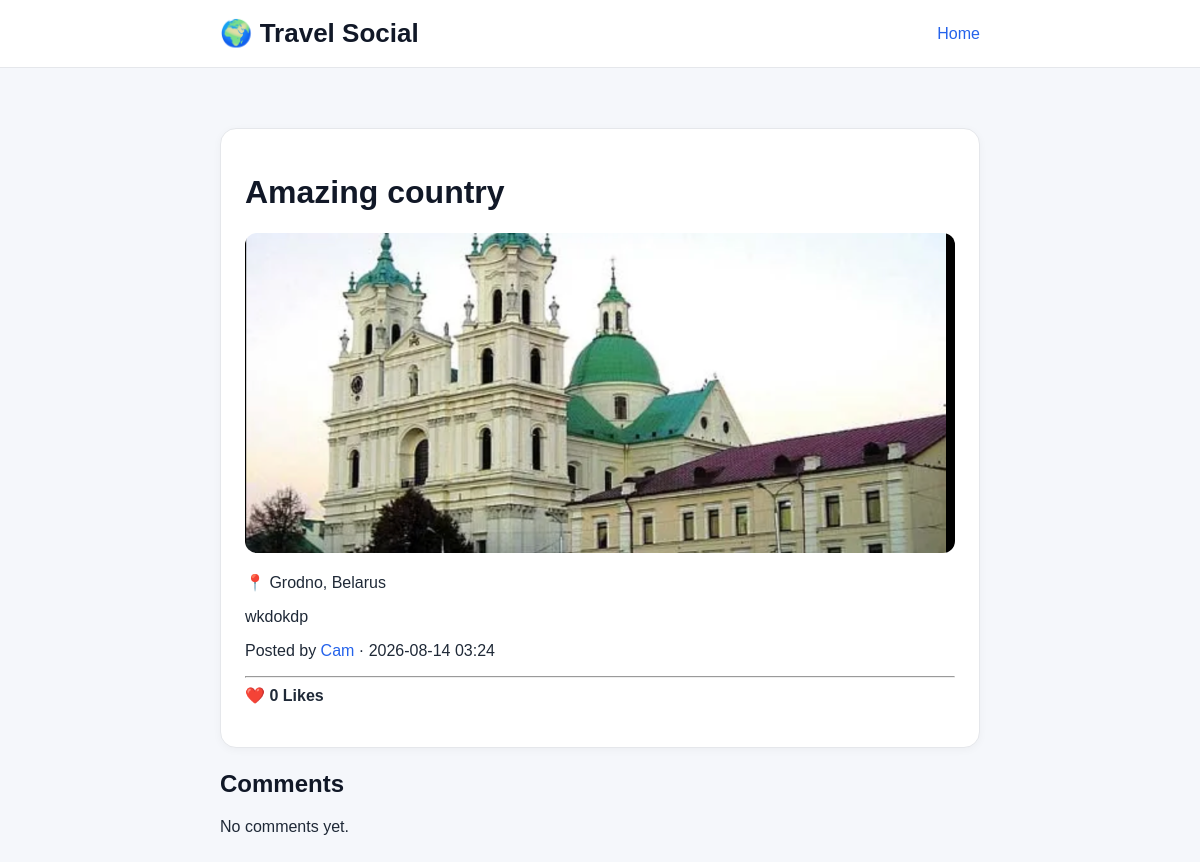
The app's page /post/4 with its own data.
### models.py (models this page shows, shortened)
class TravelPost(db.Model):
    id = db.Column(db.Integer, primary_key=True)
    title = db.Column(db.String(100), nullable=False)
    description = db.Column(db.Text, nullable=False)
    country = db.Column(db.String(50), nullable=False)
    city = db.Column(db.String(50), nullable=False)
    created_at = db.Column(db.DateTime, nullable=False, default=datetime.utcnow)
    user_id = db.Column(db.Integer, db.ForeignKey('user.id'), nullable=False)
    image_filename = db.Column(db.String(255), nullable=True)
    comments = db.relationship('Comment', backref='post', lazy=True, cascade="all, delete-orphan")
    likes = db.relationship('Like', backref='post', lazy=True, cascade="all, delete-orphan")

class User(db.Model, UserMixin):
    id = db.Column(db.Integer, primary_key=True)
    username = db.Column(db.String(80), unique=True, nullable=False, index=True)
    email = db.Column(db.String(120), unique=True, nullable=False, index=True)
    password_hash = db.Column(db.String(200), nullable=False)
    profile_image = db.Column(db.String(255), nullable=True)
    posts = db.relationship('TravelPost', backref='author', lazy=True)
    comments = db.relationship('Comment', backref='author', lazy=True)
    likes = db.relationship('Like', backref='user', lazy=True)

### routes.py (the view)
@app.route("/post/<int:post_id>")
def post_detail(post_id):
    post = TravelPost.query.get_or_404(post_id)
    form = CommentForm()
    return render_template(
        "post_detail.html",
        post=post,
        form=form
    )

### templates/post_detail.html (shortened to what this page needs)
<!DOCTYPE html>
<html lang="en">
<head>
    <link rel="stylesheet"
          href="{{ url_for('static', filename='style.css') }}">
</head>
<body>
<header class="site-header">
    <div class="site-header-inner">
        <div class="logo">
            🌍 Travel Social
        </div>
        <div class="nav-links">
            <a href="{{ url_for('home') }}">
                Home
            </a>
        </div>
    </div>
</header>
<div class="container">
    <div class="post-card">
        <h1>{{ post.title }}</h1>
        {% if post.image_filename %}
            <img
                src="{{ url_for('static', filename='uploads/' + post.image_filename) }}"
                class="post-image"
                alt="{{ post.title }}">
        {% endif %}
        <p>
            📍 {{ post.city }}, {{ post.country }}
        </p>
        <p>
            {{ post.description }}
        </p>
        <p>
            Posted by
            <a href="{{ url_for('profile', username=post.author.username) }}">
                {{ post.author.username }}
            </a>
            ·
            {{ post.created_at.strftime("%Y-%m-%d %H:%M") }}
        </p>
        <hr>
        <strong>
            ❤️ {{ post.likes|length }} Likes
        </strong>
        <br><br>
    </div>
    <h2>Comments</h2>
    {% if post.comments %}
        {% for comment in post.comments %}
        <div class="comment-card">
            <strong>
                {{ comment.author.username }}
            </strong>
            <small>
                {{ comment.created_at.strftime("%Y-%m-%d %H:%M") }}
            </small>
            <p>
                {{ comment.text }}
            </p>
        </div>
        {% endfor %}
    {% else %}
        <div class="comment-card">
            No comments yet.
        </div>
    {% endif %}
</div>
</body>
</html>

### static/style.css (style rules this page uses)
body { font-family: Arial, Helvetica, sans-serif; background: #f5f7fb; margin: 0; color: #1f2937; }
.container { width: 92%; max-width: 760px; margin: 0 auto; padding: 30px 0 60px; }
h1, h2, h3 { color: #111827; }
a { color: #2563eb; text-decoration: none; }
.site-header { background: white; border-bottom: 1px solid #e5e7eb; padding: 18px 0; margin-bottom: 30px; }
.site-header-inner { width: 92%; max-width: 760px; margin: 0 auto; display: flex; justify-content: space-between; align-items: center; }
.logo { font-size: 26px; font-weight: 700; color: #111827; }
.nav-links { display: flex; gap: 18px; }
.post-card { background: white; border-radius: 16px; padding: 24px; margin-bottom: 22px; border: 1px solid #e5e7eb; box-shadow: 0 2px 8px rgba(0, 0, 0, 0.04); }
.post-image { width: 100%; height: 320px; object-fit: cover; border-radius: 12px; margin: 20px 0; display: block; }

### records on screen
TravelPost: title "Amazing country", image_filename (picture), city "Grodno", country "Belarus", description "wkdokdp", created_at "2026-08-14 03:24"
User: author.username "Cam"

### other values on screen
{{ post.likes|length }} "0"
